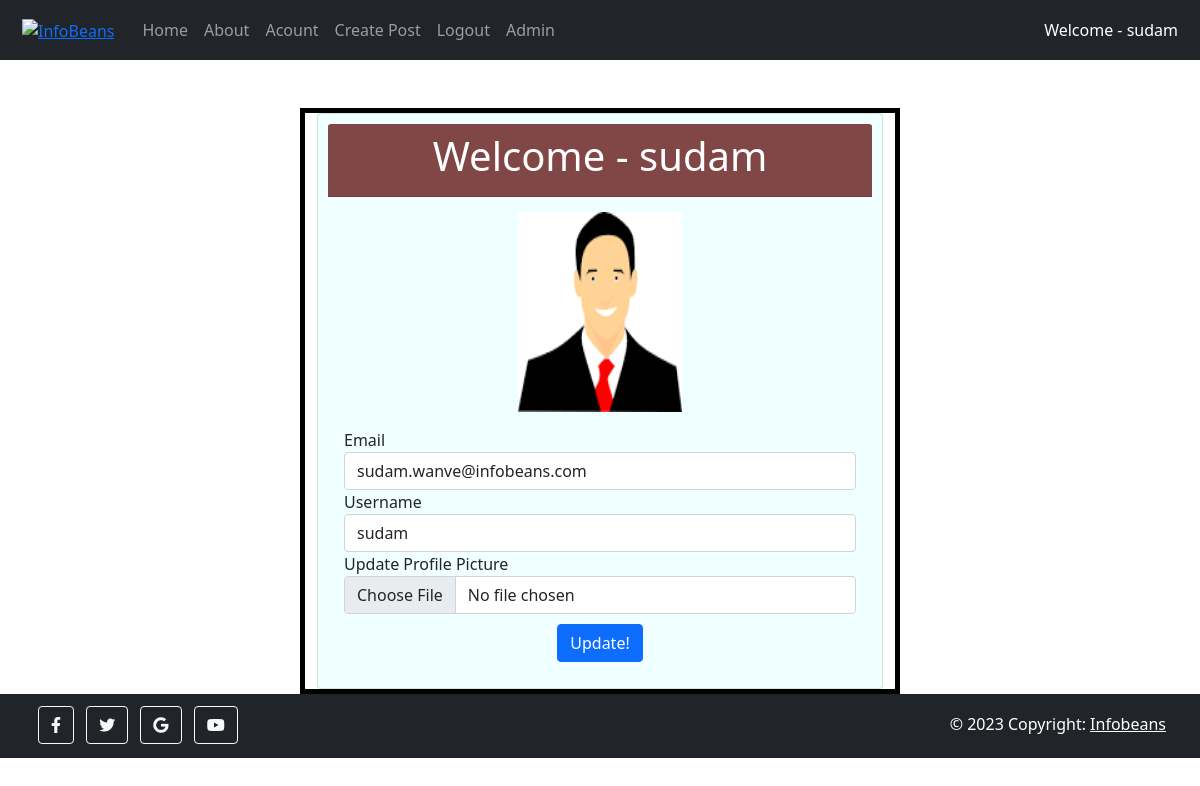
/account (signed in), run on the app's committed database.
### wowblog/models.py (models this page shows, shortened)
class User(db.Model, UserMixin):
    __tablename__ = 'users'
    id              = db.Column(db.Integer, primary_key=True)
    profile_image   = db.Column(db.String(64), nullable=False, default='default_profile.jpg')
    email           = db.Column(db.String(64), unique=True,index=True)
    username        = db.Column(db.String(64), unique=True, index=True)
    password_hash   = db.Column(db.String(128))
    post            = db.relationship('BlogPost',  backref='author', lazy=True)

### wowblog/users/views.py (the view)
@users.route("/account", methods=['GET','POST'])
@login_required
def account():
    form = UpdateUserForm()
    if form.validate_on_submit():
        if form.picture.data:
            username = current_user.username
            pic = add_profile_pic(form.picture.data, username)
            current_user.profile_image =  pic
        current_user.username = form.username.data
        current_user.email    =  form.email.data
        db.session.commit()
        flash("User Account Updated....")
        return redirect(url_for('users.account'))
    elif request.method == 'GET':
        form.username.data = current_user.username
        form.email.data = current_user.email
    profile_image = url_for('static', filename='profile_pics/'+current_user.profile_image)
    return render_template('account.html', profile_image = profile_image, form = form)

### wowblog/users/forms.py (shortened to what this page needs)
class UpdateUserForm(FlaskForm):
    email        = StringField('Email', validators = [DataRequired(), Email()])
    username     = StringField('Username', validators=[DataRequired()])
    picture      = FileField("Update Profile Picture ", validators=[FileAllowed(['jpg','png','jpeg'])])
    submit       = SubmitField('Update!')

### wowblog/models.py (called while the page is built)
@login_manager.user_loader
def load_user(user_id):
        user = User.query.get(int(user_id))
        return user

### wowblog/templates/account.html (shortened to what this page needs)
{% extends 'base.html' %}
{% block content %}
    <div class="container mt-5" style="border: 5px solid black;width: 50%;">
        <div class="card" style="padding: 10px;background: azure;">
   <div class="card-header" style="text-align: center;background:#814646;;color:white">
            <h1>Welcome - {{current_user.username}} </h1>
   </div>
            <img src="{{url_for('static', filename='profile_pics/'+current_user.profile_image)}}" alt="No Image found" style="margin-top: 15px;width:30%;height:200px;margin-left:35%">
      <div class="card-body">
        <form method="POST" action="" enctype="multipart/form-data" >
            <div class="form-group">
                {{form.email.label(class='form-group')}}{{form.email(class='form-control')}}
            </div>
            <div class="form-group">
            {{form.username.label(class='form-group')}}{{form.username(class='form-control')}}
            </div>
            <div class="form-group">
            {{form.picture.label(class='form-group')}}{{form.picture(class='form-control')}}
            </div>
            <div class="form-group" style="text-align: center;margin-top:10px">
            {{form.submit(class='btn btn-primary')}}
            </div>
        </form>
    </div>
        </div>
    </div>
{% endblock %}

### wowblog/templates/navbar.html (shortened to what this page needs)
<nav class="navbar navbar-expand-lg navbar-dark bg-dark menubar">
  <div class="container-fluid">
    <a href="{{url_for('core.index')}}" rel="noopener noreferrer"><img class="logo" alt="InfoBeans" src="https://www.infobeans.com/wp-content/themes/infobeans/assets/images/logo-infobeans-white.svg"></a>
    <div class="collapse navbar-collapse" id="navbarSupportedContent">
      <ul class="navbar-nav me-auto mb-2 mb-lg-0" style="margin-left: 20px;">
          <li class="nav-item {% if request.path == url_for('core.index') %}active{% endif %}">
                                    <a href="{{url_for('core.index')}}" class="nav-link">Home</a>
                                </li>
                                <li class="nav-item {% if request.path == url_for('core.info') %}active{% endif %}">
                                <a href="{{url_for('core.info')}}" class="nav-link">About</a>
                                </li>
                                {% if current_user.is_authenticated %}
                                <li class="nav-item"><a href="{{url_for('users.account')}}" class="nav-link">Acount</a></li>
                                <li class="nav-item"><a href="{{url_for('blogpost.create_post')}}" class="nav-link">Create Post</a></li>
                                <li class="nav-item"><a href="{{url_for('users.logout')}}" class="nav-link">Logout</a></li>
                                  <li class="nav-item"><a href="{{url_for('admin.dashboard')}}" class="nav-link">Admin</a></li>
                                {% else %}
                                <li class="nav-item"><a href="{{url_for('users.register')}}" class="nav-link">Register</a></li>
                                <li class="nav-item"><a href="{{url_for('users.login')}}" class="nav-link">Login</a></li>
                                {% endif %}
      </ul>
        {% if current_user.is_authenticated %}
        Welcome - {{ current_user.username }}
        {% endif %}
    </div>
  </div>
</nav>

### wowblog/templates/base.html (style rules this page uses)
body { margin: 0; padding: 0; display: flex; flex-direction: column; min-height: 100vh; }
.menubar { background-color: #333; color: #fff; padding: 10px; position: sticky; top: 0; z-index: 1000; }

### data on the page
User: username "sudam", profile_image (picture), email "sudam.wanve@infobeans.com"
